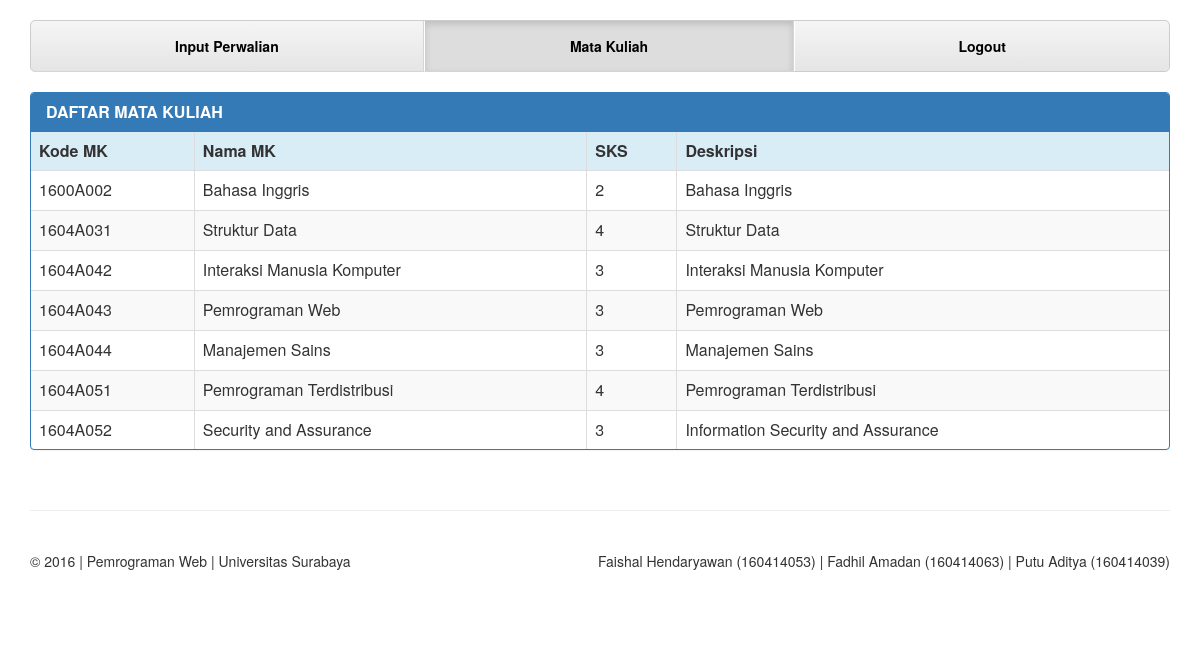
Screenshot of /matakuliah.php (signed in) with the database file from the repository.
### tables this page shows
CREATE TABLE `matakuliah` (
  `kode_mk` varchar(8) NOT NULL,
  `nama` varchar(30) NOT NULL,
  `jumlah_sks` smallint(6) NOT NULL,
  `deskripsi` text NOT NULL,
  `hapuskah` tinyint(1) NOT NULL
);

### matakuliah.php (the view, shortened to what this page needs)
<html>
    <head>
        <link href="./bootstrap/css/bootstrap.min.css" rel="stylesheet">
        <link href="./bootstrap/css/justified-nav.css" rel="stylesheet">
    </head>
    <body>
        <?php
        require './db.php';
        $sqlMK = "SELECT * FROM matakuliah WHERE hapuskah = 0";
        $resultMK = mysqli_query($link, $sqlMK);
        ?>
        <div class="container">
            <div class="masthead">
                <nav>
                    <ul class="nav nav-justified">
                        <li><a href="./inputperwalian.php">Input Perwalian</a></li>
                        <li class="active"><a href="./matakuliah.php">Mata Kuliah</a></li>
                        <li><a href="./proses.php?cmd=logout">Logout</a></li>
                    </ul>
                </nav>
            </div>
            <br/>
            <div class="table-responsive">
                <div class="panel panel-primary">
                    <div class="panel-heading">
                        <h3 class="panel-title"><strong>DAFTAR MATA KULIAH</strong></h3>
                    </div>
                    <table class="table table-hover table-bordered table-striped">
                        <tr class="info">
                            <th>Kode MK</th>
                            <th>Nama MK</th>
                            <th>SKS</th>
                            <th>Deskripsi</th>
                        </tr>
                        <?php
                        while($rowMK = mysqli_fetch_object($resultMK)) {
                            echo "<tr>";
                            echo "<td>".$rowMK->kode_mk."</td>";
                            echo "<td>".$rowMK->nama."</td>";
                            echo "<td>".$rowMK->jumlah_sks."</td>";
                            echo "<td>".$rowMK->deskripsi."</td>";
                            echo "</tr>";
                        } ?>
                    </table>
                </div>
            </div>
            <footer class="footer">
                <p class="pull-right">Faishal Hendaryawan (160414053) | Fadhil Amadan (160414063) | Putu Aditya (160414039)</p>
                <p>&copy; 2016 | Pemrograman Web | Universitas Surabaya </p>
            </footer>
        </div>
    </body>
</html>

### rows the page displays
matakuliah: kode_mk "1600A002", nama "Bahasa Inggris", jumlah_sks "2", deskripsi "Bahasa Inggris"
matakuliah: kode_mk "1604A031", nama "Struktur Data", jumlah_sks "4", deskripsi "Struktur Data"
matakuliah: kode_mk "1604A042", nama "Interaksi Manusia Komputer", jumlah_sks "3", deskripsi "Interaksi Manusia Komputer"
matakuliah: kode_mk "1604A043", nama "Pemrograman Web", jumlah_sks "3", deskripsi "Pemrograman Web"
matakuliah: kode_mk "1604A044", nama "Manajemen Sains", jumlah_sks "3", deskripsi "Manajemen Sains"
matakuliah: kode_mk "1604A051", nama "Pemrograman Terdistribusi", jumlah_sks "4", deskripsi "Pemrograman Terdistribusi"
matakuliah: kode_mk "1604A052", nama "Security and Assurance", jumlah_sks "3", deskripsi "Information Security and Assurance"
